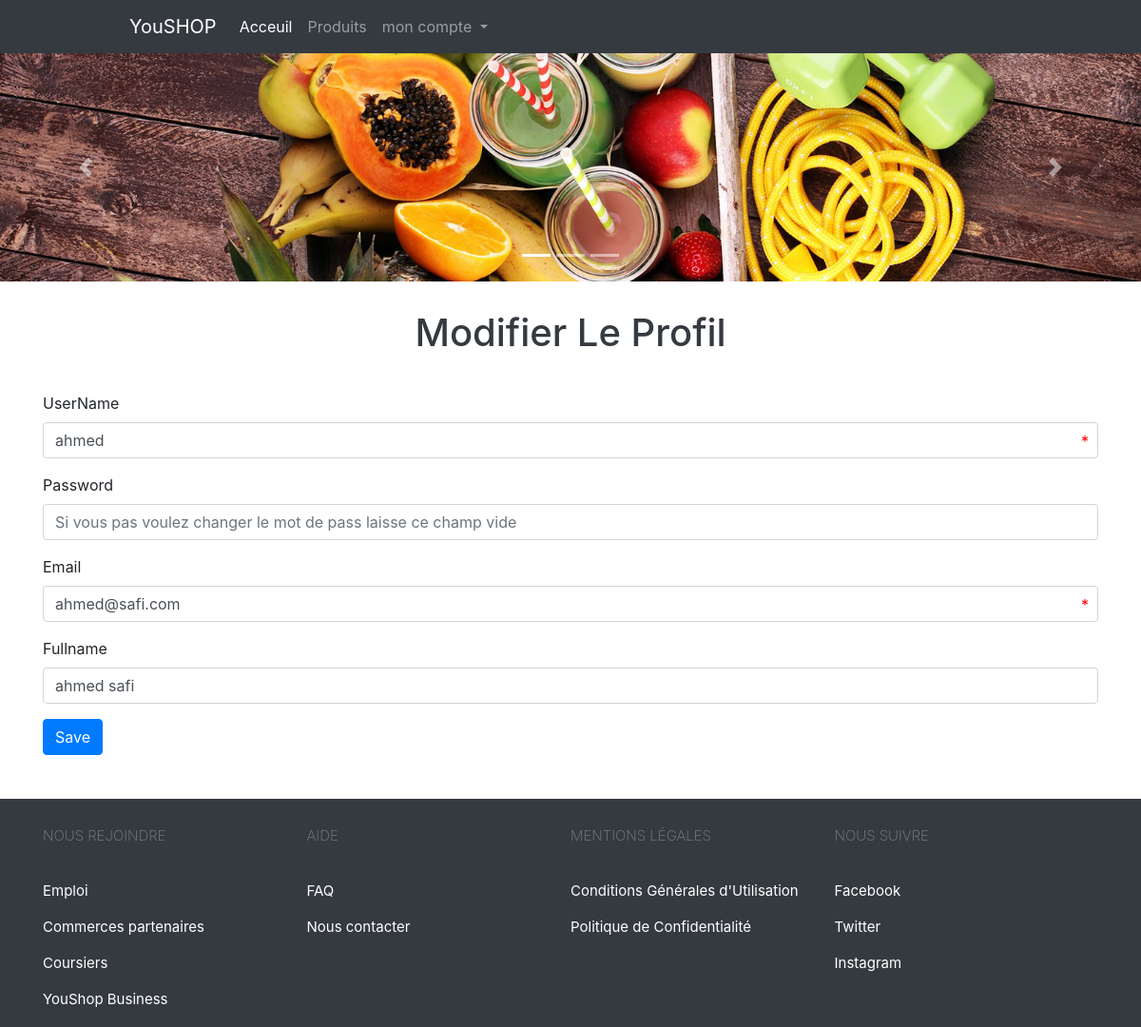
The page /members.php?do=edit&userID=42 (signed in) on the database its author committed.
### tables this page shows
CREATE TABLE `users` (
  `userID` int(11) NOT NULL COMMENT 'id de user',
  `username` varchar(255) NOT NULL COMMENT 'nom de connexion',
  `password` varchar(255) NOT NULL,
  `email` varchar(255) NOT NULL,
  `fullname` varchar(255) NOT NULL COMMENT 'nom que s''affiche',
  `groupeID` int(11) NOT NULL DEFAULT 0 COMMENT 'type de groupe de permission',
  `regStatus` int(11) NOT NULL DEFAULT 0 COMMENT 'user approbation',
  `dateRegistre` date NOT NULL
);

### members.php (the view, shortened to what this page needs)
<?php
if (isset($_SESSION['admin'])) {
    include "init.php";
    $do = isset($_GET['do']) ? $_GET['do'] : 'manage';
    if ($do == 'manage') {
        $stmt = $db->prepare("SELECT * FROM users WHERE groupeID != 1");
        $stmt->execute(array());
        $rows = $stmt->fetchAll();
?>
        <div class="container">
            <h1 class="text-center">ADD Les Membres</h1>
            <div class="blank"></div>
            <div class="table-responsive table-center text-center">
                <table class="table table-striped">
                    <thead>
                        <tr>
                            <th scope="col">#ID</th>
                            <th scope="col">UserName</th>
                            <th scope="col">E-mail</th>
                            <th scope="col">FullName</th>
                            <th scope="col">Date Register</th>
                            <th scope="col">Controle</th>
                        </tr>
                    </thead>
                    <?php
                    foreach ($rows as $row) {
                    ?>
                        <tbody>
                            <tr>
                                <th scope="row"><?php echo $row['userID'] ?></th>
                                <td><?php echo $row['username'] ?></td>
                                <td><?php echo $row['email'] ?></td>
                                <td><?php echo $row['fullname'] ?></td>
                                <td> <?php echo $row['dateRegistre'] ?> </td>
                                <td>
                                    <a href="?do=edit&userID=<?php echo $row['userID'] ?>" class="btn btn-success" title="modifier"><i class="fas fa-edit"></i></a>
                                    <a href="?do=delete&userID=<?php echo $row['userID'] ?>" class="btn btn-danger confirm" title="supprimer"><i class="fas fa-trash"></i></a>
                                    <?php
                                    if ($row['regStatus'] == 0) {
                                    ?>
                                        <a href="?do=activate&userID=<?php echo $row['userID'] ?>" class="btn btn-info" title="confirmer"><i class="fas fa-check"></i></a>
                                    <?php } ?>
                                </td>
                            </tr>
                        </tbody>
                        <?php } ?>
                </table>
            </div>
            <a href="?do=add" class="btn btn-primary"><i class="fas fa-plus"></i> Add page</a>
        </div>
        <?php } elseif ($do == 'edit') {
        $userid = isset($_GET['userID']) && is_numeric($_GET['userID']) ? intval($_GET['userID']) : 0;
        $stmt = $db->prepare("SELECT * FROM users WHERE userID = ? LIMIT 1");
        $stmt->execute(array($userid));
        $row = $stmt->fetch();
        $count = $stmt->rowCount();
        if ($count > 0) {
        ?>
            <h1 class="text-center">Modifier Le Profil</h1>
            <div class="blank"></div>
            <div class="container">
                <form action="?do=update" method="POST">
                    <div class="form-group">
                        <label for="formGroupExampleInput">UserName</label>
                        <input name="username" type="text" class="form-control" id="UserName" value="<?php echo $row['username'] ?>" autocomplete="off" placeholder="UserName" required>
                    </div>
                    <div class="form-group">
                        <label for="formGroupExampleInput2">Password</label>
                        <input name="newpassword" type="password" class="form-control" id="formGroupExampleInput2" autocomplete="off" placeholder="Si vous pas voulez changer le mot de pass laisse ce champ vide">
                    </div>
                    <div class="form-group">
                        <label for="formGroupExampleInput3">Email</label>
                        <input name="email" pattern="[a-z0-9._%+-]+@[a-z0-9.-]+\.[a-z]{2,}$" type="email" class="form-control" id="formGroupExampleInput3" value="<?php echo $row['email'] ?>" autocomplete="off" placeholder="Email" required>
                    </div>
                    <div class="form-group">
                        <label for="formGroupExampleInput4">Fullname</label>
                        <input name="fullname" type="text" class="form-control" id="formGroupExampleInput4" value="<?php echo $row['fullname'] ?>" autocomplete="off" placeholder="Fullname">
                    </div>
                    <div class="form-group">
                        <input type="submit" value="Save" class="btn btn-primary">
                    </div>
                </form>
            </div>
<?php
        } else {
            $errorMsg = 'Tu peut pas entrer directement dans cette page';
            redirect($errorMsg, 5);
        }
    } else {
        $errorMsg = 'Tu peut pas entrer directement dans cette page';
        redirect($errorMsg, 5);
    }
    include $tplDirName . "footer.php";
} else {
    header('location: index.php');
}

### layout/css/backend.css (style rules this page uses)
.blank { height: 30px; }
h1 { color: #343a40; }
.form-group { position: relative; }

### rows shown on the page
users: username "ahmed", email "ahmed@safi.com", fullname "ahmed safi"
